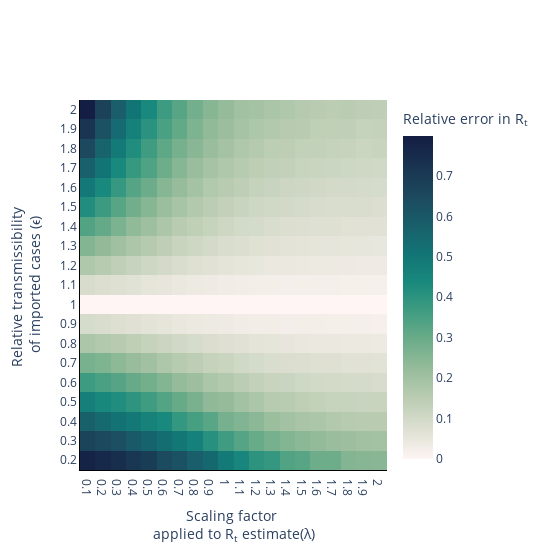

The notebook cell this image was saved under:
### Markdown cell above
### Compute heatmap of the divergence between posteriors fitted the true and baseline ϵ for different values of ϵ and λ

### Code cell
fig = go.Figure()

# Plot heatmap
fig.add_trace(
    go.Heatmap(
        x=np.round(lambdas, 2),
        y=np.round(epsilon_values, 2),
        z=difference,
        type = 'heatmap',
        coloraxis= 'coloraxis',
    ),
)

# Add axis labels
fig.update_xaxes(type='category', title_text='Scaling factor <br>applied to R<sub>t</sub> estimate(λ)')
fig.update_yaxes(type='category', title_text='Relative transmissibility <br>of imported cases (ϵ)')

fig.update_layout(
    boxmode='group',
    height=550,
    width=550,
    plot_bgcolor='white',
    xaxis=dict(
        linecolor='black'),
    yaxis=dict(
        linecolor='black'),
    coloraxis=dict(colorscale='tempo'))


fig.update_layout(
    coloraxis_colorbar=dict(
        title="Relative error in R<sub>t</sub>",
    ),
)

fig.write_image('Figure_S8_Heatmap.pdf')
fig.show()

### Figure 1 — Plotly figure (JSON) as saved in the notebook; plotly's stock layout.template omitted (floating-point values rounded to 4 significant figures; data arrays with more than 128 entries replaced by an {"elided": "..."} marker saying what was removed)
{"data": [{"coloraxis": "coloraxis", "type": "heatmap", "x": [0.1, 0.2, 0.3, 0.4, 0.5, 0.6, 0.7, 0.8, 0.9, 1, 1.1, 1.2, 1.3, 1.4, 1.5, 1.6, 1.7, 1.8, 1.9, 2], "y": [0.2, 0.3, 0.4, 0.5, 0.6, 0.7, 0.8, 0.9, 1, 1.1, 1.2, 1.3, 1.4, 1.5, 1.6, 1.7, 1.8, 1.9, 2], "z": {"elided": "19x20 float values"}}], "layout": {"boxmode": "group", "coloraxis": {"colorbar": {"title": {"text": "Relative error in R<sub>t</sub>"}}, "colorscale": [[0, "rgb(254, 245, 244)"], [0.09091, "rgb(222, 224, 210)"], [0.1818, "rgb(189, 206, 181)"], [0.2727, "rgb(153, 189, 156)"], [0.3636, "rgb(110, 173, 138)"], [0.4545, "rgb(65, 157, 129)"], [0.5455, "rgb(25, 137, 125)"], [0.6364, "rgb(18, 116, 117)"], [0.7273, "rgb(25, 94, 106)"], [0.8182, "rgb(28, 72, 93)"], [0.9091, "rgb(25, 51, 80)"], [1, "rgb(20, 29, 67)"]]}, "height": 550, "plot_bgcolor": "white", "width": 550, "xaxis": {"linecolor": "black", "title": {"text": "Scaling factor <br>applied to R<sub>t</sub> estimate(λ)"}, "type": "category"}, "yaxis": {"linecolor": "black", "title": {"text": "Relative transmissibility <br>of imported cases (ϵ)"}, "type": "category"}}}
